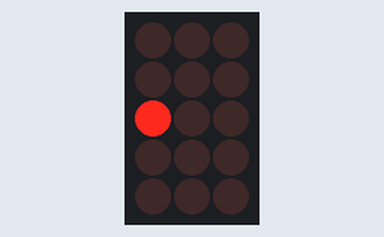
Simulated run of this sketch. Board: Arduino Uno, built with avr-gcc and run on an emulated ATmega328P. Shown: 3×5 LED matrix. Wiring (inferred from the names in the program): LED matrix (orientation assumed): rows pin 5, pin 2, pin 10, pin 9, pin 8; columns pin 1, pin 3, pin 11. Random numbers use the default seed unless the sketch sets one.

Above: at 1.27 s.
At 7.01 s:
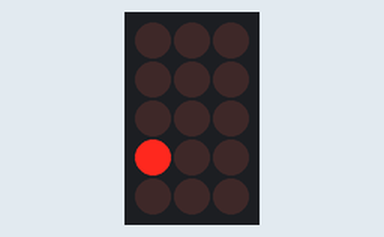
At 13.8 s:
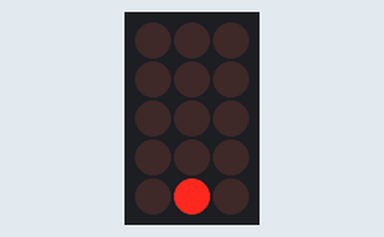
At 29.61 s:
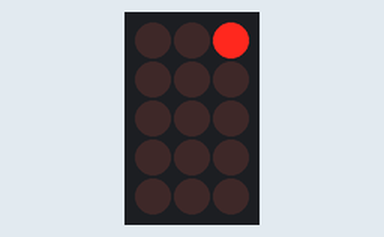

The sketch:

patterns_dynamic_movement.ino
```cpp
const int TENTACLE_A = 0;
const int TENTACLE_B = 1;

const int RED = 0;
const int GREEN = 1;
const int BLUE = 2;

const int FIRST = 0;
const int SECOND = 1;
const int THIRD = 2;
const int FOURTH = 3;

const int OFF = -12;
const int ON = 14;

const int num_tentacles = 2;
const int num_pins_per_tentacle = 4;
const int num_within_pattern_variants = 2;
const int num_pattern_component_dimensions = 3;

const int pattern_length = 8;


/*Sample patterns*/
const int NUM_PATTERNS=3;
const int ZIG_ZAG = 0;
const int LAP = 1;
const int MANHATTAN_WALK = 2;

int pattern_to_use = LAP; //infants-->sensitive to changes in patterns of movement. prefer to look at coherent rather than incoherent (random) motion patterns
int color_to_use = RED; //infants-->sensitive to colour
int speed_to_use = 100; //infants--> sensitive to motion velocity

int ZIG_ZAG_PATTERN[num_tentacles][pattern_length][num_within_pattern_variants] = {
  { //row | color | duration | on or off. (don't need to enter a meaningful row or colour if you want a section to be off, but do need to enter a duration)
    {FIRST, ON},
    {OFF, OFF},
    {THIRD, ON},
    {OFF, OFF},

    {FOURTH, ON},
    {OFF, OFF},
    {SECOND, ON},
    {OFF, OFF}
  },
  {
    {OFF, OFF},
    {SECOND, ON},
    {OFF, OFF},
    {FOURTH, ON},

    {OFF, OFF},
    {THIRD, ON},
    {OFF, OFF},
    {FIRST, ON}
  }
};


int LAP_PATTERN[num_tentacles][pattern_length][num_within_pattern_variants] = {
  { //row | color | duration | on or off. (don't need to enter a meaningful row or colour if you want a section to be off, but do need to enter a duration)
    {FIRST, ON},
    {SECOND, ON},
    {THIRD, ON},
    {FOURTH, ON},

    {FOURTH, OFF},
    {OFF, OFF},
    {SECOND, OFF},
    {OFF, OFF}
  },
  {
    {OFF, OFF},
    {SECOND, OFF},
    {OFF, OFF},
    {FOURTH, OFF},

    {FOURTH, ON},
    {THIRD, ON},
    {SECOND, ON},
    {FIRST, ON}
  }
};


int MANHATTAN_WALK_PATTERN[num_tentacles][pattern_length][num_within_pattern_variants] = {
  { //row | color | duration | on or off. (don't need to enter a meaningful row or colour if you want a section to be off, but do need to enter a duration)
    {FIRST, ON},
    {SECOND, ON},
    {THIRD, OFF},
    {FOURTH, OFF},

    {THIRD, ON},
    {FOURTH, ON},
    {SECOND, OFF},
    {THIRD, OFF}
  },
  {
    {OFF, OFF},
    {OFF, OFF},
    {SECOND, ON},
    {THIRD, ON},

    {FOURTH, OFF},
    {FOURTH, OFF},
    {FOURTH, ON},
    {FOURTH, ON}
  }


};


//indices of cathodes for each row.
int CATHODES_PER_ROW[num_tentacles][num_pins_per_tentacle] = {
  {2, 3, 1, 0},
  {3, 0, 1, 2}
};

//indices of anodes (R,G,B) in each row. (Notice:
int COLORS[num_tentacles][num_pins_per_tentacle][3] = {
  {
    {0, 1, 3},
    {2, 0, 1},
    {3, 2, 0},
    {1, 3, 2}
  },
  {
    {0, 1, 2},
    {1, 2, 3},
    {2, 3, 0},
    {3, 0, 1}
  }

};


int pins[num_tentacles][num_pins_per_tentacle] = {
  {1, 2, 3, 5},
  {8, 9, 10, 11}

};

int duration_of_pattern_component[num_tentacles] = {0, 0};
unsigned long start_time_of_pattern_component[num_tentacles] = {0, 0};

const int INDEX_OF_USER_DEFINED_CATHODE_PIN = 0;
const int INDEX_OF_USER_DEFINED_INSTRUCTION = 1;

const int INDEX_OF_CATHODE_PIN = 0;
const int INDEX_OF_ROW = 1;
const int INDEX_OF_INSTRUCTION = 2;


int index_of_current_pattern_component[num_tentacles] = {0, 0};
int curr_pattern_component[num_tentacles][num_pattern_component_dimensions] = {
  {0, 1, ON},
  {0, 1, ON}
};


//catode index, +1%4=red, +2%4=green, +3%4=blue anodes.
int pattern[num_tentacles][pattern_length][num_pattern_component_dimensions] = {
  {
    {0, 0, OFF},
    {0, 0, OFF},
    {0, 0, OFF},
    {0, 0, OFF},
    {0, 0, OFF},
    {0, 0, OFF},
    {0, 0, OFF},
    {0, 0, OFF}
  },

  {
    {0, 0, OFF},
    {0, 0, OFF},
    {0, 0, OFF},
    {0, 0, OFF},
    {0, 0, OFF},
    {0, 0, OFF},
    {0, 0, OFF},
    {0, 0, OFF}
  }

};


void setup() {
storeNewPatternValues();
}


void switchPattern(int new_pattern){
  pattern_to_use=new_pattern;
  storeNewPatternValues();
  delay(60);

}

void storeNewPatternValues(){
   switch (pattern_to_use) {
    case ZIG_ZAG:
      setPattern(ZIG_ZAG_PATTERN);
      break;
    case LAP:
      setPattern(LAP_PATTERN);
      break;
    case MANHATTAN_WALK:
      setPattern(MANHATTAN_WALK_PATTERN);
      break;
  }
  disconnectAllPins();
}


void setColor(int newColor) {
  if (newColor == RED || newColor == BLUE || newColor == GREEN) {
    color_to_use = constrain(newColor, RED, BLUE);
  }
}


void setSpeed(int newSpeed) {
  speed_to_use = newSpeed;
}

void setPattern(int (*user_defined_pattern)[pattern_length][num_within_pattern_variants]) {
  for (int i = 0; i < num_tentacles; i++) {
    for (int j = 0; j < pattern_length; j++) {
      int user_defined_row = user_defined_pattern[i][j][INDEX_OF_USER_DEFINED_CATHODE_PIN];
      int user_defined_instruction = user_defined_pattern[i][j][INDEX_OF_USER_DEFINED_INSTRUCTION];
      int cathode_given_row_tentacle = CATHODES_PER_ROW[i][user_defined_row];

      pattern[i][j][INDEX_OF_INSTRUCTION] = user_defined_instruction;
      //in the user defined pattern, I wanted to just write the "OFF" value for each dimension. This conditional
      //just prevents me from writing the value of OFF to the anode and cathode pin indices.
      //
      if (user_defined_instruction == OFF) {
        pattern[i][j][INDEX_OF_CATHODE_PIN] = curr_pattern_component[num_tentacles][INDEX_OF_CATHODE_PIN];
        pattern[i][j][INDEX_OF_ROW] = curr_pattern_component[num_tentacles][INDEX_OF_ROW];
      }
      else {
        pattern[i][j][INDEX_OF_CATHODE_PIN] = cathode_given_row_tentacle;
        pattern[i][j][INDEX_OF_ROW] = user_defined_row;

      }
    }
  }
}

void disconnectAllPins() {
  for (int j = 0; j < num_tentacles; j++) {
    // put your setup code here, to run once:
    for (int i = 0; i < num_pins_per_tentacle; i++) {
      pinMode(pins[j][i], INPUT);
    }
  }
}


void updateTentaclePatternComponentIfNecessary(int index_of_tentacle) {
  unsigned long current_time = millis();
  if (timeToSwitchPatternComponent(current_time, index_of_tentacle)) {

    disconnectCurrentAnode(index_of_tentacle);
    disconnectCurrentCathode(index_of_tentacle);

    setupNextPatternComponent(index_of_tentacle);
  }
}


int c=1000;
void loop() {
  for (int i = 0; i < num_tentacles; i++) {
    updateTentaclePatternComponentIfNecessary(i);
  }

if(millis()%c==0){
  switchPattern(random(200)%NUM_PATTERNS);
}


}


bool timeToSwitchPatternComponent(unsigned long curr_time, int index_of_tentacle) {
  unsigned long start_time_of_pattern_component_of_this_tentacle_current_pattern_component = start_time_of_pattern_component[index_of_tentacle];
  return abs(curr_time - start_time_of_pattern_component_of_this_tentacle_current_pattern_component) >= speed_to_use;
}


int getIndexOfCathodePin(int index_of_tentacle) {
  int index_of_pin = curr_pattern_component[index_of_tentacle][INDEX_OF_CATHODE_PIN];
  return index_of_pin;
}

int getActualPinValue(int index_of_tentacle, int index_of_pin) {
  int actual_pin_value = pins[index_of_tentacle][index_of_pin];
  return actual_pin_value;
}

void disconnectCurrentAnode(int index_of_tentacle) {
  int index_of_anode = COLORS[index_of_tentacle][curr_pattern_component[index_of_tentacle][INDEX_OF_ROW]][color_to_use];
  int pin = getActualPinValue(index_of_tentacle, index_of_anode);
  disconnect(pin);
}


void disconnectCurrentCathode(int index_of_tentacle) {
  int index_of_cathode_pin = getIndexOfCathodePin(index_of_tentacle);
  int pin = getActualPinValue(index_of_tentacle, index_of_cathode_pin);
  disconnect(pin);
}


void setupNextPatternComponent(int index_of_tentacle) {
  setIndexOfNextPatternComponent(index_of_tentacle);
  setNextPatternComponent(index_of_tentacle);


  if (on(index_of_tentacle)) {
    groundCathodeOfCurrentPatternComponent(index_of_tentacle);
    lightupAnodeOfCurrentPatternCathode(index_of_tentacle);
  }

  start_time_of_pattern_component[index_of_tentacle] = millis();
}

bool on(int index_of_tentacle) {
  int instruction = curr_pattern_component[index_of_tentacle][INDEX_OF_INSTRUCTION];
  return instruction != OFF;
}


//in c one cannot assign declared arrays to indices in a multidimensional array.
//to get around issue, just assign each dimension separately.
void setNextPatternComponent(int index_of_tentacle) {
  for (int i = 0; i < num_pattern_component_dimensions; i++) {
    curr_pattern_component[index_of_tentacle][i] = pattern[index_of_tentacle][index_of_current_pattern_component[index_of_tentacle]][i];
  }
}

void groundCathodeOfCurrentPatternComponent(int index_of_tentacle) {
  int index_of_cathode_pin = getIndexOfCathodePin(index_of_tentacle);
  int pin = getActualPinValue(index_of_tentacle, index_of_cathode_pin);
  makeGround(pin);
}


void lightupAnodeOfCurrentPatternCathode(int index_of_tentacle) {
  int index_of_anode = COLORS[index_of_tentacle][curr_pattern_component[index_of_tentacle][INDEX_OF_ROW]][color_to_use];
  int pin = getActualPinValue(index_of_tentacle, index_of_anode);
  lightUp(pin);
}


void setIndexOfNextPatternComponent(int index_of_tentacle) {
  int current_index = index_of_current_pattern_component[index_of_tentacle];

  if (current_index < pattern_length - 1) {
    index_of_current_pattern_component[index_of_tentacle] = current_index + 1;

  }
  else {
    index_of_current_pattern_component[index_of_tentacle] = 0;
  }
}

void makeGround(int groundPin) {
  pinMode(groundPin, OUTPUT);
  Serial.println(groundPin);
  digitalWrite(groundPin, LOW);
}

void lightUp(int anodePin) {
  pinMode(anodePin, OUTPUT);

  //Serial.println("anode: "+anodePin);
  digitalWrite(anodePin, HIGH);
}


void disconnect(int pin) {
  pinMode(pin, INPUT);
}
```
